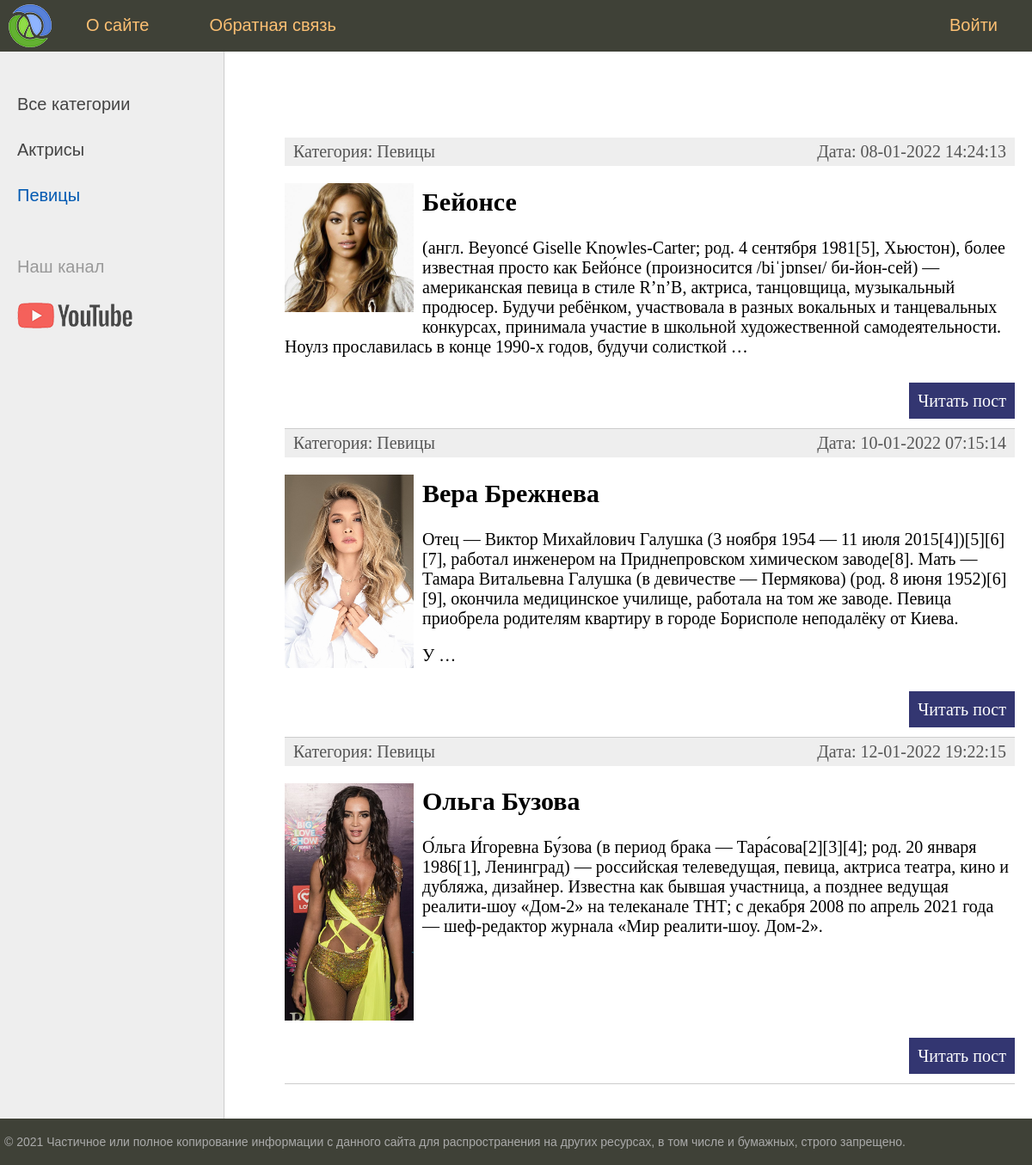
/category/singers/, run on the app's committed database.
### women/models.py (models this page shows, shortened)
class Category(Model):
    name = CharField(max_length=100, db_index=True, verbose_name='Категория')
    slug = SlugField(max_length=255, unique=True, db_index=True, verbose_name='URL')
    def __str__(self):
        return self.name
    def get_absolute_url(self):
        return reverse('category', kwargs={'cat_slug': self.slug})
    class Meta:
        verbose_name = 'Категория'
        verbose_name_plural = 'Категории'
        ordering = ['id']

class Women(Model):
    title = CharField(max_length=255, verbose_name='Заголовок')
    slug = SlugField(max_length=255, unique=True, db_index=True, verbose_name='URL')
    content = TextField(blank=True, verbose_name='Текст статьи')
    photo = ImageField(upload_to='photos/%Y/%m/%d/', verbose_name='Фото')
    time_create = DateTimeField(auto_now_add=True, verbose_name='Время создания')
    time_update = DateTimeField(auto_now=True, verbose_name='Время изменения')
    is_published = BooleanField(default=True, verbose_name='Публикация')
    cat = ForeignKey('Category', on_delete=PROTECT, verbose_name='Категории')
    def get_absolute_url(self):
        return reverse('post', kwargs={'post_slug': self.slug})
    class Meta:
        verbose_name = 'Известные женщины'
        verbose_name_plural = 'Известные женщины'
        ordering = ['time_create', 'title']

### women/views.py (the view)
# urls.py: path('category/<slug:cat_slug>/', WomenCategory.as_view(), name='category'),
class WomenCategory(DataMixin, ListView):
    model = Women
    template_name = 'women/main_page.html'
    context_object_name = 'posts'
    allow_empty = False
    def get_queryset(self):
        return Women.objects.filter(cat__slug=self.kwargs['cat_slug'], is_published=True)
    def get_context_data(self, *, object_list=None, **kwargs):
        context = super().get_context_data(**kwargs)
        c_def = self.get_user_context(title='Категория ' + str(context['posts'][0].cat),
                                      cat_selected=context['posts'][0].cat_id)
        return dict(list(context.items()) + list(c_def.items()))

### women/templatetags/women_tags.py (called while the page is built)
@register.inclusion_tag('women/list_categories.html')
def show_categories(sort=None, cat_selected=0):
    if not sort:
        cats = Category.objects.annotate(Count('women'))
    else:
        cats = Category.objects.order_by(sort).annotate(Count('women'))
    return {'cats': cats, 'cat_selected': cat_selected}

### women/utils.py (called while the page is built)
    def get_user_context(self, **kwargs):
        context = kwargs
        cats = Category.objects.annotate(Count('women'))
        user_menu = menu.copy()
        if not self.request.user.is_authenticated:
            user_menu.pop(1)
        context['menu'] = user_menu
        context['cats'] = cats
        if 'cat_selected' not in context:
            context['cat_selected'] = 0
        return context

### women/templates/women/main_page.html (shortened to what this page needs)
{% extends 'women/base.html' %}
{% block content %}
<ul class="list-articles">
	{% for p in posts %}
			<li><div class="article-panel">
	<p class="first">Категория: {{p.cat}}</p>
	<p class="last">Дата: {{p.time_update|date:"d-m-Y H:i:s"}}</p>
</div>
{% if p.photo %}
	<p><img class="img-article-left thumb" src="{{p.photo.url}}"></p>
{% endif %}
				<h2>{{p.title}}</h2>
	{% autoescape on %}
	{{p.content|linebreaks|truncatewords:50}}
	{% endautoescape %}
			<p class="link-read-post"><a href="{{ p.get_absolute_url }}">Читать пост</a></p>
			</li>
	{% endfor %}
</ul>
{% endblock %}

### women/templates/women/base.html (shortened to what this page needs)
{% load static %}
{% load women_tags %}
<!DOCTYPE html>
<html>
<head>
	<link type="text/css" href="{% static 'women/css/styles.css' %}" rel="stylesheet" />
</head>
<body>
<table class="table-page" border=0 cellpadding="0" cellspacing="0">
<tr><td valign=top>
{% block mainmenu %}
		<div class="header">
			<ul id="mainmenu" class="mainmenu">
			<li class="logo"><a href="{% url 'home' %}"><div class="logo"></div></a></li>
{% for m in menu %}
	{% if not forloop.last %}
			<li><a href="{% url m.url_name %}">{{m.title}}</a></li>
	{% else %}
			<li class="last"><a href="{% url m.url_name %}">{{m.title}}</a></li>
	{% endif %}
{% endfor %}
			</ul>
		</div>
{% endblock mainmenu %}
<table class="table-content" border=0 cellpadding="0" cellspacing="0">
<tr>
	<td valign="top" class="left-chapters">
	<ul id="leftchapters">
{% if cat_selected == 0 %}
		<li class="selected">Все категории</li>
{% else %}
		<li><a href="{% url 'home' %}">Все категории</a></li>
{% endif %}
{% show_categories 'name' cat_selected %}
		<li class="share">
		<p>Наш канал</p>
		<a class="share-yt" href="https://www.youtube.com/channel/UClJzWfGWuGJL2t-3dYKcHTA/playlists" target="_blank" rel="nofollow"></a>
		</li>
	</ul>
</td>
<td valign="top" class="content">
	<div class="content-text">
{% block content %}
{% endblock %}
	</div>
</td></tr></table>
</td></tr>
<tr><td valign=top>
	<div id="footer">
		<p>&copy; 2021 Частичное или полное копирование информации с данного сайта для распространения на других ресурсах, в том числе и бумажных, строго запрещено.</p>
	</div>
</td></tr></table>
</body>
</html>

### women/templates/women/list_categories.html
{% for c in cats %}
	{% if c.women__count > 0 %}
		{% if c.pk == cat_selected %}
			<li class="selected">{{c.name}}</li>
		{% else %}
			<li><a href="{{ c.get_absolute_url }}">{{c.name}}</a></li>
		{% endif %}
	{% endif %}
{% endfor %}

### women/static/women/css/styles.css (style rules this page uses)
html, body { font-family: 'Arial'; margin: 0; padding: 0; height: 100%; width: 100%; color: #444; }
a { color: #0059b2; text-decoration: none; }
img { max-width: 600px; height: auto; }
img.img-article-left { max-width: 300px; height: auto; float: left; padding: 0 10px 10px 0; }
img.img-article-left.thumb { max-width: 150px; height: auto; }
p.link-read-post { text-align: right; }
p.link-read-post a { padding: 10px; min-width: 100px; background: #333671; color: #fff; text-decoration: none; }
div.article-panel { background: #eee; padding: 5px 10px 5px 10px; box-sizing: border-box; overflow: hidden; color: #555; }
div.article-panel p.first { margin: 0; float: left; }
div.article-panel p.last { margin: 0; float: right; }
ul.list-articles { list-style: none; margin: 0; padding: 0; }
ul.list-articles li { border-bottom: 1px solid #ccc; }
.table-page { width: 100%; height: 100%; vertical-align: top; }
.table-page tr { height: 100%; }
.header { background: #3F4137; height: 60px; }
.logo { background: url('../images/logo.png') no-repeat 10px 5px; width: 70px; height: 60px; }
ul.mainmenu { list-style: none; margin: 0; padding: 0; height: 60px; color: #fdc073; font-size: 20px; overflow: hidden; }
ul.mainmenu li { float: left; margin: 18px 40px 0 30px; }
ul.mainmenu li.logo { margin: 0; }
ul.mainmenu li.last { float: right; }
ul.mainmenu li a { color: #fdc073; text-decoration: none; }
.table-content { width: 100%; min-height: 100%; height: 100%; }
.left-chapters { margin: 0; background: #eee; border-right: 1px solid #ccc; min-height: 100%; }
.left-chapters ul { width: 230px; min-height: 100%; margin: 0; padding: 20px 10px 10px 20px; list-style: none; font-size: 20px; }
.left-chapters ul li { margin: 30px 0 0 0; color: #999; }
.left-chapters ul li.selected { color: #0059b2; }
.left-chapters ul li a { color: #444; text-decoration: none; }
.left-chapters ul li.share { margin: 60px 0 0 0; }
.left-chapters ul li.share p { margin: 30px 0 30px 0; }
.left-chapters ul li.share a { display: inline-block; width: 40px; height: 40px; margin: 0 20px 0 0; }
.left-chapters ul li.share a.share-yt { width: 100%; height: 30px; background: url('../images/share_yt.png') no-repeat 0 0 }
.content { padding: 40px 20px 20px 40px; width: 100%; box-sizing: border-box; }
.content-text { margin: 60px 0 0 30px; color: #000; font-size: 20px; font-family: Yandex Sans Display Light; }
#footer { box-sizing: border-box; background: #3F4137; padding: 5px; color: #aaa; font-size: 14px; font-family: Verdana, Geneva, Arial, Helvetica; text-align: left; overflow: hidden; }

### data on the page
Category: name "Актрисы"
Category: name "Певицы"
Women: cat "Певицы", time_update "08-01-2022 14:24:13", photo (picture), title "Бейонсе", content "(англ. Beyoncé Giselle Knowles-Carter; род. 4 сентября 1981[5], Хьюстон), более известная просто как Бейо́нсе (произносится /biˈjɒnseɪ/ би-йон-сей) — американская певица в стиле R’n’B, актриса, танцовщица, музыкальный продюсер. Будучи ребёнком, участвовала в разных вокальных и танцевальных конкурсах, принимала участие в школьной художественной самодеятельности. Ноулз прославилась в конце 1990-х годов, будучи солисткой …"
Women: cat "Певицы", time_update "10-01-2022 07:15:14", photo (picture), title "Вера Брежнева", content "Отец — Виктор Михайлович Галушка (3 ноября 1954 — 11 июля 2015[4])[5][6][7], работал инженером на Приднепровском химическом заводе[8]. Мать — Тамара Витальевна Галушка (в девичестве — Пермякова) (род. 8 июня 1952)[6][9], окончила медицинское училище, работала на том же заводе. Певица приобрела родителям квартиру в городе Борисполе неподалёку от Киева. У …"
Women: cat "Певицы", time_update "12-01-2022 19:22:15", photo (picture), title "Ольга Бузова", content "О́льга И́горевна Бу́зова (в период брака — Тара́сова[2][3][4]; род. 20 января 1986[1], Ленинград) — российская телеведущая, певица, актриса театра, кино и дубляжа, дизайнер. Известна как бывшая участница, а позднее ведущая реалити-шоу «Дом-2» на телеканале ТНТ; с декабря 2008 по апрель 2021 года — шеф-редактор журнала «Мир реалити-шоу. Дом-2»."

### other printed values
{{ m.title }} "О сайте" "Обратная связь"
{{ m.title }} "Войти"
